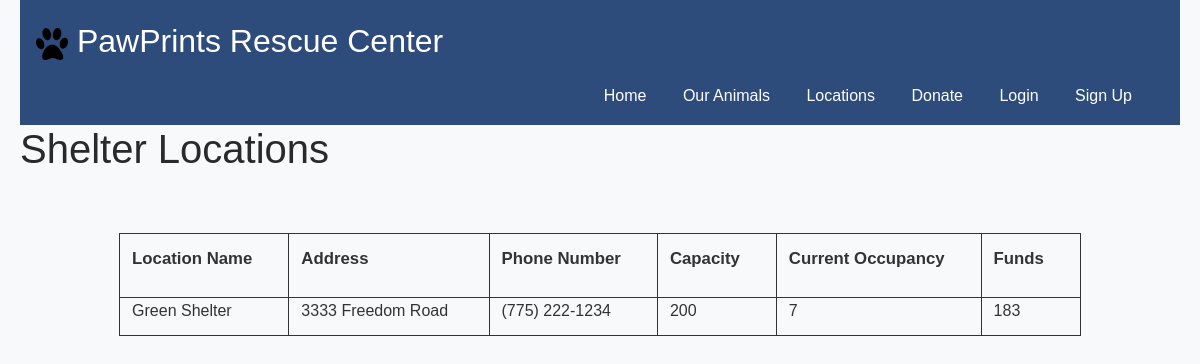
The app's page /shelter_locations/, older data.
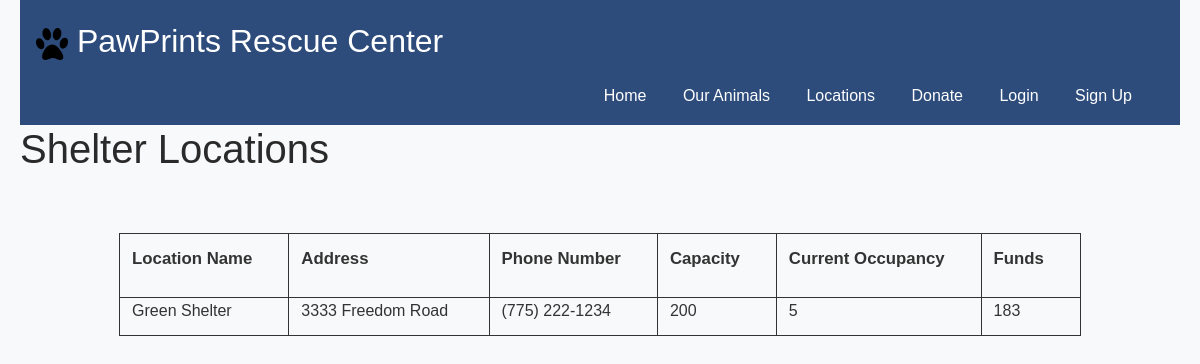
The same page, newer data.
### shelterapp/models.py (models this page shows, shortened)
class ShelterLocation(models.Model):
    locationID = models.AutoField(primary_key=True)
    locationName = models.CharField(max_length=100)
    address = models.TextField()
    phone_number = models.CharField(
        max_length=14,
        validators=[
            RegexValidator(
                regex=r'^\(\d{3}\) \d{3}-\d{4}$',
                message="Phone number must be in the format '(XXX) XXX-XXXX'."
            )
        ]
    )
    capacity = models.IntegerField()
    currentOccupancy = models.IntegerField()
    funds = models.IntegerField()

### shelterapp/views.py (the view)
# urls.py: path('shelter_locations/', views.view_shelters, name='view_shelters'),
def view_shelters(request):
    shelters = ShelterLocation.objects.all()
    return render(request, 'view_shelters.html', {'shelters': shelters})

### shelterapp/templates/view_shelters.html (shortened to what this page needs)
<!DOCTYPE html>
<html lang="en">
<head>
    <link rel="stylesheet" href="https://cdn.jsdelivr.net/npm/bootstrap@5.3.2/dist/css/bootstrap.min.css">
    {% load static %}
    <link rel="stylesheet" href="{% static 'shelterapp/css/style.css' %}">
</head>
<body>
    <div id="header">
        <a href="{% url 'default_page' %}">
            <p id="title">
                <img src="{% static 'shelterapp/images/' %}pawprint.png" alt="pawprint" id="logo">
                PawPrints Rescue Center
            </p>
        </a>
        {% if user.is_authenticated %}
            <ul id="nav">
                <li><a href="{% url 'default_page' %}">Home</a></li>
                {% if user.is_staff %}
                    <li><a href="{% url 'staff_dashboard' %}">Dashboard</a></li>
                {% else %}
                    <li><a href="{% url 'adopter_dashboard' %}">Dashboard</a></li>
                {% endif %}
                <li><a href="{% url 'view_animals' %}">Our Animals</a></li>
                <li><a href="{% url 'view_shelters' %}">Locations</a></li>
                <li><a href="{% url 'submit_donation' %}">Donate</a></li>
                <li>
                    <form id="logout" method="POST" action="{% url 'user_logout' %}">
                        {% csrf_token %}
                        <button type="submit" class="btn btn-danger w-100">Sign Out</button>
                    </form>
                </li>
            </ul>
        {% else %}
            <ul id="nav">
                <li><a href="{% url 'default_page' %}">Home</a></li>
                <li><a href="{% url 'view_animals' %}">Our Animals</a></li>
                <li><a href="{% url 'view_shelters' %}">Locations</a></li>
                <li><a href="{% url 'submit_donation' %}">Donate</a></li>
                <li><a href="{% url 'adopter_login' %}">Login</a></li>
                <li><a href="{% url 'adopter_signup' %}">Sign Up</a></li>
            </ul>
        {% endif %}
    </div>
    <h1>Shelter Locations</h1>
    <table class="data">
        <tr>
            <th>Location Name</th>
            <th id="address">Address</th>
            <th>Phone Number</th>
            <th>Capacity</th>
            <th>Current Occupancy</th>
            <th>Funds</th>
        </tr>
        {% for shelter in shelters %}
        <tr>
            <td>{{ shelter.locationName }}</td>
            <td>{{ shelter.address }}</td>
            <td>{{ shelter.phone_number }}</td>
            <td>{{ shelter.capacity }}</td>
            <td>{{ shelter.currentOccupancy }}</td>
            <td>{{ shelter.funds }}</td>
        </tr>
        {% empty %}
        <tr>
            <td colspan="11">No shelters available.</td>
        </tr>
        {% endfor %}
    </table>
</body>
</html>

Row changes from the older to the newer data that the page shows:
changed ShelterLocation "Green Shelter": currentOccupancy "7" → "5"
